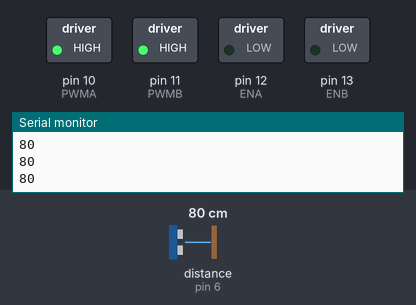
Bench run of a program on a simulated Arduino Uno, built with avr-gcc and run on an emulated ATmega328P. Shown: switched loads named in the program (green lamp = pin HIGH), the last lines printed to the serial monitor. Wiring (inferred from the names in the program): ultrasonic range finder: trigger pin 7; echo pin 6. Dashed ring = blinking. The test bench sets the inputs (shaded band); at power-on: distance to the obstacle (sensor on pin 6) 80 cm. The echo pulse lasts 58.3 µs per cm; pins used as bus, display or sensor lines are not drawn.

Above: at 1.2 s.
1.3 s: distance to the obstacle (sensor on pin 6) set to 53 cm
2.8 s: distance to the obstacle (sensor on pin 6) set to 44 cm
At 3.6 s:
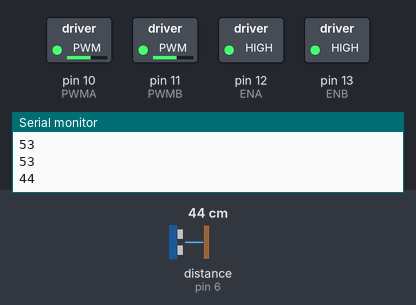
5.8 s: distance to the obstacle (sensor on pin 6) set to 60 cm
At 6.4 s:
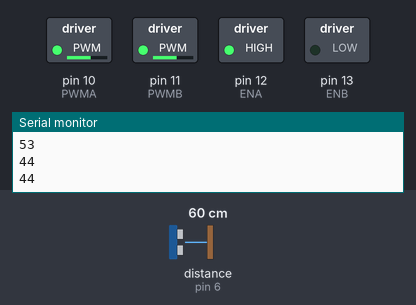
7.3 s: distance to the obstacle (sensor on pin 6) set to 2 cm
At 8.1 s:
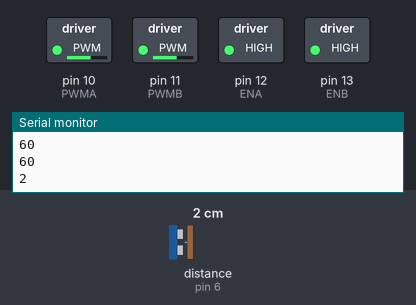
Timing chart, 0 to 11.3 s (numbered marks = the images above; inputs shaded):
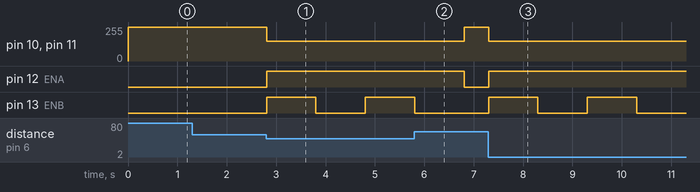

Measured:
- the behaviour switches between 50 and 49 cm on distance to the obstacle (sensor on pin 6) (found by bisection; images 0 and 1)
- after the input at 2.8 s, pin 10 (PWMA), pin 11 (PWMB): 255/255 → 150/255 at once; pin 12 (ENA): LOW → HIGH at once; pin 13 (ENB): LOW → HIGH at once, → LOW 1.0 s later, → HIGH 1.0 s later
- after the input at 5.8 s, pin 10 (PWMA), pin 11 (PWMB): 150/255 → 255/255 after 1.0 s; pin 12 (ENA): HIGH → LOW after 1.0 s; pin 13 (ENB): goes on until 5.8 s, then stays LOW
- after the input at 7.3 s, pin 10 (PWMA), pin 11 (PWMB): 255/255 → 150/255 at once; pin 12 (ENA): LOW → HIGH at once; pin 13 (ENB): alternates HIGH for 1.0 s and LOW for 1.0 s, starting at once

The program:

main.cpp
```cpp
#include <Arduino.h>

#define ENA 12
#define ENB 13
#define PWMA 10
#define PWMB 11

#define ECHO 6
#define TRIG 7

long microsecondsToCentimeters(long microseconds)
{
  return microseconds / 29 / 2;
}

long getDistance()
{
  digitalWrite(TRIG, 0);
  delayMicroseconds(2);
  digitalWrite(TRIG, 1);
  delayMicroseconds(5);
  digitalWrite(TRIG, 0);
  long duration = pulseIn(ECHO, 1);
  return microsecondsToCentimeters(duration);
}

void setup()
{
  // put your setup code here, to run once:
  pinMode(TRIG, OUTPUT);
  pinMode(ECHO, INPUT);

  pinMode(ENA, OUTPUT);
  pinMode(ENB, OUTPUT);
  pinMode(PWMA, OUTPUT);
  pinMode(PWMB, OUTPUT);

  Serial.begin(115200);
}

void motorA(bool dir, int speed)
{
  digitalWrite(ENA, dir);
  analogWrite(PWMA, speed);
}

void motorB(bool dir, int speed)
{
  digitalWrite(ENB, dir);
  analogWrite(PWMB, speed);
  // delay(3000);
  // motorB(0,0);
}

void loop()
{
  // put your main code here, to run repeatedly:
  long dis = getDistance();
  Serial.println(dis);

  if (dis < 50)
  {
    motorA(1, 150);
    motorB(1, 150);
    delay(1000);
    motorA(1, 150);
    motorB(0, 150);
    delay(1000);
  }

  motorA(0, 255);
  motorB(0, 255);

  // motorB(0,255);
}
```
